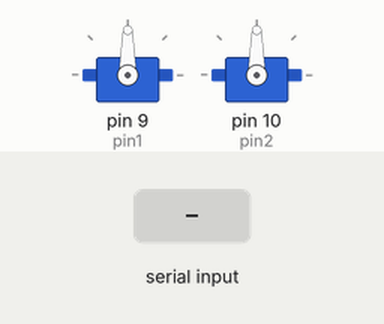
Recording of a sketch running on a simulated Arduino Uno, built with avr-gcc and run on an emulated ATmega328P. Shown: 2 × servo. The inputs (shaded band) are chosen by the test bench. What the sketch prints to the serial monitor is not drawn.

Above: at 1.2 s.
1.3 s: "1" received over Serial
At 2.2 s:
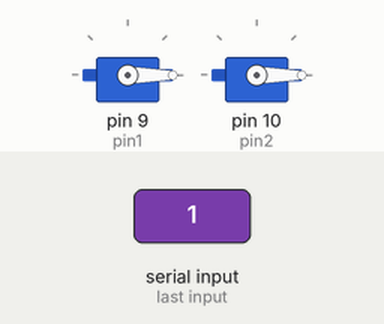
Timing chart, 0 to 4.3 s (numbered marks = the images above; inputs shaded):
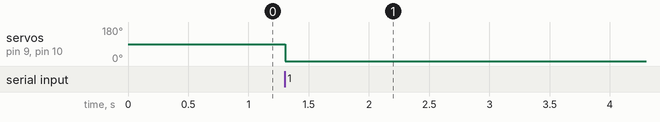

The sketch:

arduino-servo.ino
```cpp
#include <ArduinoJson.h>
#include <Servo.h>

Servo servo1;
Servo servo2;
int pin1 = 9;
int pin2 = 10;

void setup() {
  pinMode(1,OUTPUT);
  servo1.attach(pin1);
  servo2.attach(pin2);
  Serial.begin(9600);
  Serial.print("start");
}

void loop() {
  String json = "";
  while (Serial.available() > 0) {
    json += (char) Serial.read();
    delay(5);
  }

  if (json != "") {
    StaticJsonBuffer<200> jsonBuffer;
    JsonObject &root = jsonBuffer.parseObject(json);
    int angle1 = root["angle1"];
    int angle2 = root["angle2"];
    servo1.write(angle1);
    servo2.write(angle2);
  }

}
```

Measured:
- after the input at 1.3 s, servo on pin 9 (pin1), servo on pin 10 (pin2): 90° → 0° at once
